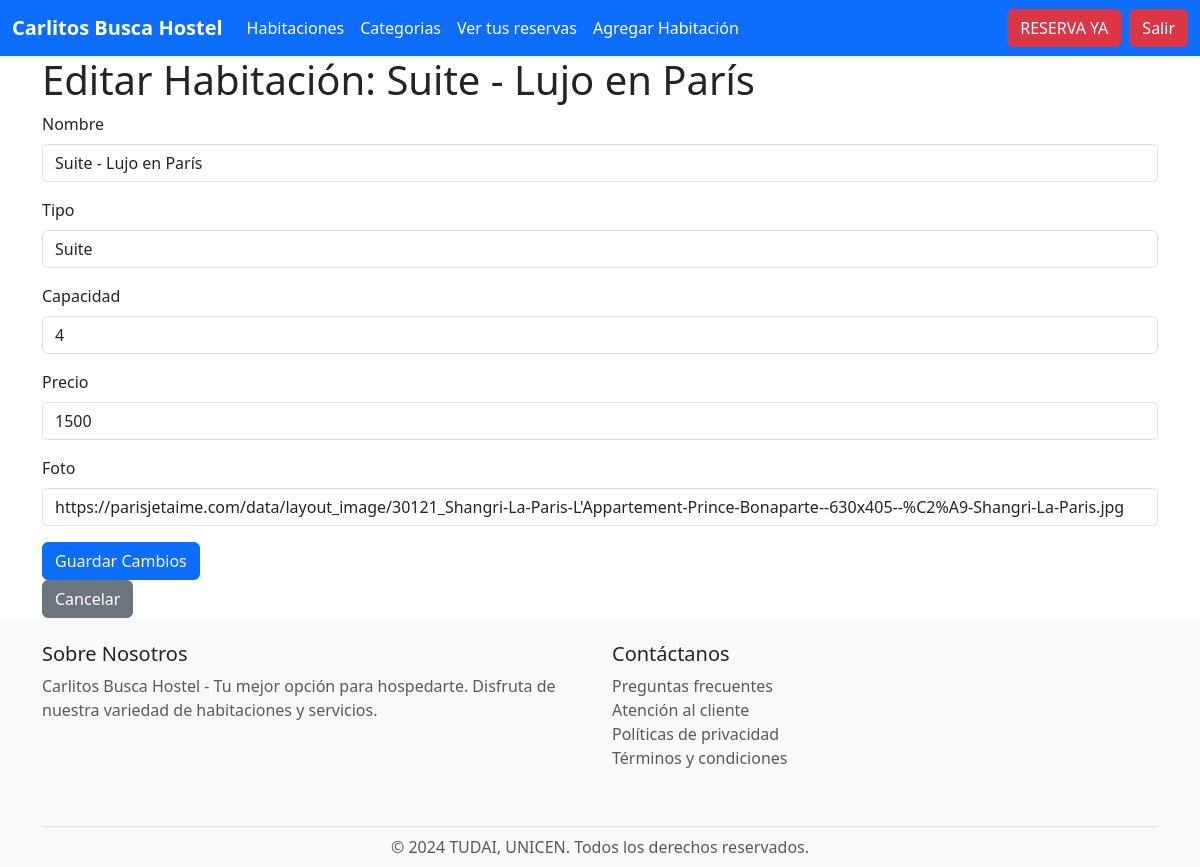
/editRoom?id_habitacion=4 (signed in), run on the app's committed database.
### tables this page shows
CREATE TABLE `habitaciones` (
  `id_habitacion` int(11) NOT NULL,
  `Nombre` varchar(50) NOT NULL,
  `Tipo` varchar(20) NOT NULL,
  `Capacidad` int(11) NOT NULL,
  `Precio` int(11) NOT NULL,
  `foto_habitacion` varchar(250) NOT NULL
);

### app/views/rooms.view.php (called while the page is built, shortened)
<?php
class RoomsView{
        public function showEditRoomForm($room, $categorias){
            require_once './templates/pages/editRoom.phtml';
        }
}

### app/models/hostel.model.php (called while the page is built, shortened)
<?php
class HostelModel {
    protected $db;
function __construct() {
        $this->db = new PDO(
            'mysql:host=' . MYSQL_HOST . ';dbname=' . MYSQL_DB . ';charset=utf8',
            MYSQL_USER,
            MYSQL_PASS
        );
        $this->deploy();
    }
    public function deploy() {
        $query = $this->db->query('SHOW TABLES');
        $tables = $query->fetchAll();
    }
}

### app/models/rooms.model.php (called while the page is built, shortened)
<?php
require_once './app/models/hostel.model.php';
    class RoomsModel extends HostelModel{
    function getRoomById($id_habitacion) {
        $query = $this->db->prepare('SELECT * FROM habitaciones WHERE id_habitacion = ?');
        $query->execute([$id_habitacion]);
        return $query->fetch(PDO::FETCH_OBJ);
    }
}

### templates/pages/editRoom.phtml (the view, shortened to what this page needs)
<?php
require_once './templates/layouts/header.phtml';
?>
<div class="container">
    <h1>Editar Habitación: <?php echo $room->Nombre; ?></h1>
    <form method="POST" action="<?php echo BASE_URL; ?>updateRoom">
        <div class="mb-3">
            <label for="Nombre" class="form-label">Nombre</label>
            <input type="text" class="form-control" name="Nombre" value="<?php echo $room->Nombre; ?>" required>
        </div>
        <div class="mb-3">
            <label for="Tipo" class="form-label">Tipo</label>
            <input type="text" class="form-control" name="Tipo" value="<?php echo $room->Tipo; ?>" required>
        </div>
        <div class="mb-3">
            <label for="Capacidad" class="form-label">Capacidad</label>
            <input type="number" class="form-control" name="Capacidad" value="<?php echo $room->Capacidad; ?>" required>
        </div>
        <div class="mb-3">
            <label for="Precio" class="form-label">Precio</label>
            <input type="number" class="form-control" name="Precio" value="<?php echo $room->Precio; ?>" required>
        </div>
        <div class="mb-3">
            <label for="foto_habitacion" class="form-label">Foto</label>
            <input type="text" class="form-control" name="foto_habitacion" value="<?php echo $room->foto_habitacion; ?>" required>
        </div>
        <button type="submit" class="btn btn-primary">Guardar Cambios</button>
    </form>
    <a href="<?php echo BASE_URL; ?>Rooms" class="btn btn-secondary">Cancelar</a>
</div>
<?php
require_once './templates/layouts/footer.phtml';
?>

### public/css/style.css (style rules this page uses)
html, body { height: 100%; margin: 0; }
body { display: flex; flex-direction: column; }
.container { flex-grow: 1; }

### data on the page
habitaciones: Nombre "Suite - Lujo en París", Tipo "Suite", Capacidad "4", Precio "1500", foto_habitacion "https://parisjetaime.com/data/layout_image/30121_Shangri-La-Paris-L'Appartement-Prince-Bonaparte--630x405--%C2%A9-Shangri-La-Paris.jpg"
